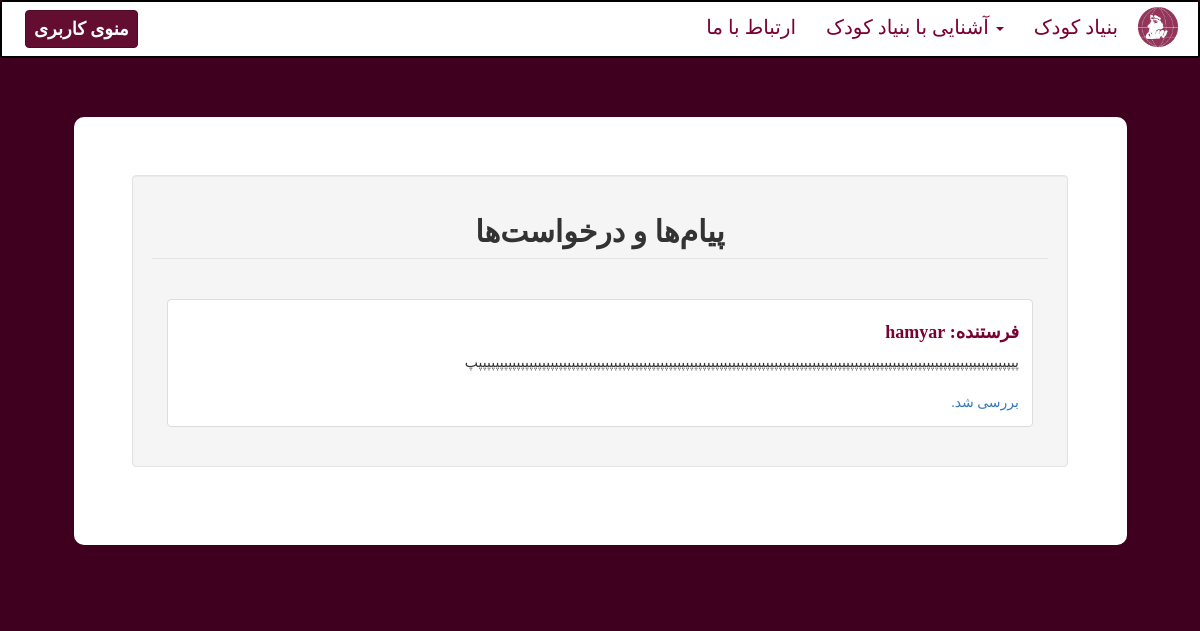
/hamyar/letters-box/ (signed in), run on the app's committed database.
### karbar/models.py (models this page shows, shortened)
class Message(models.Model):
    text = models.TextField(max_length=1000)
    sender = models.ForeignKey(MyUser, related_name='sender', on_delete=models.DO_NOTHING)
    receiver = models.ForeignKey(MyUser, related_name='receiver', on_delete=models.DO_NOTHING)

class MyUser(models.Model):
    user = models.OneToOneField(User, on_delete=models.CASCADE)
    national_id = models.IntegerField(unique=True, blank=True)
    country = models.CharField(max_length=20)
    city = models.CharField(max_length=20)
    address = models.CharField(max_length=200)
    postal_code = models.IntegerField()
    phone_number = models.CharField(max_length=10)
    def __str__(self):
        return self.user.username

### hamyar/views.py (the view)
# urls.py: path('letters-box/', LettersBoxView, name='letters-box'),
@login_required()
def LettersBoxView(request):
    myUser = MyUser.objects.get(user=request.user)
    hamyar = Hamyar.objects.get(user=myUser)
    all_messages = Message.objects.filter(receiver=myUser)
    return render(request, 'hamyar/Letters_Box.html', {'all_messages': all_messages})

### hamyar/templates/hamyar/Letters_Box.html (shortened to what this page needs)
{% extends 'hamyar/Base.html' %}
{% block content %}
    <div id="page-content-wrapper" class="offset8">
        <div class="container-fluid">
            <div class="row">
                <div class="col-lg-12">
                    <div style="background-color: white; margin: 5%; padding: 5%; border-radius: 10px;">
                        <section id="report">
                            <form class="well form-horizontal" style="direction: rtl">
                                <fieldset>
                                    <legend>
                                        <center><h2
                                                style="font-family: 'B Nazanin'; font-size: 30px; font-weight: bold;">
                                            <b>پیام‌ها و درخواست‌ها</b></h2></center>
                                    </legend>
                                    <br>
                                    <div style="direction: rtl">
                                        {% if all_messages %}
                                            {% for message in all_messages %}
                                                <div class="col-sm-10 col-lg-12" style="float: right !important;">
                                                    <div class="thumbnail">
                                                        <div class="caption">
                                                            <h4 style="font-weight: bold; color:#7a0134">فرستنده: {{ message.sender }}</h4>
                                                            {{ message.text }}
                                                            <br>
                                                            <br>
                                                            <a href="{% url 'hamyar-message-detail' message.pk%}">بررسی شد.</a>
                                                        </div>
                                                    </div>
                                                </div>
                                            {% endfor %}
                                        {% endif %}
                                    </div>
                                </fieldset>
                            </form>
                        </section>
                    </div>
                </div>
            </div>
        </div>
    </div>
{% endblock %}

### hamyar/static/hamyar/css/home.css (style rules this page uses)
body { font-family: 'B Nazanin'; }

### hamyar/static/hamyar/css/sidebar/sidebar.css (style rules this page uses)
* { alignment: right; }
#page-content-wrapper { width: 100%; position: absolute; padding: 0px; }

### data on the page
Message: sender "hamyar", text "پپپپپپپپپپپپپپپپپپپپپپپپپپپپپپپپپپپپپپپپپپپپپپپپپپپپپپپپپپپپپپپپپپپپپپپپپپپپپپپپپپپپپپپپپپپپپپپپپپپپپپپپپپپپپپپپپپپپپپپپپپپپپپپپپ"
